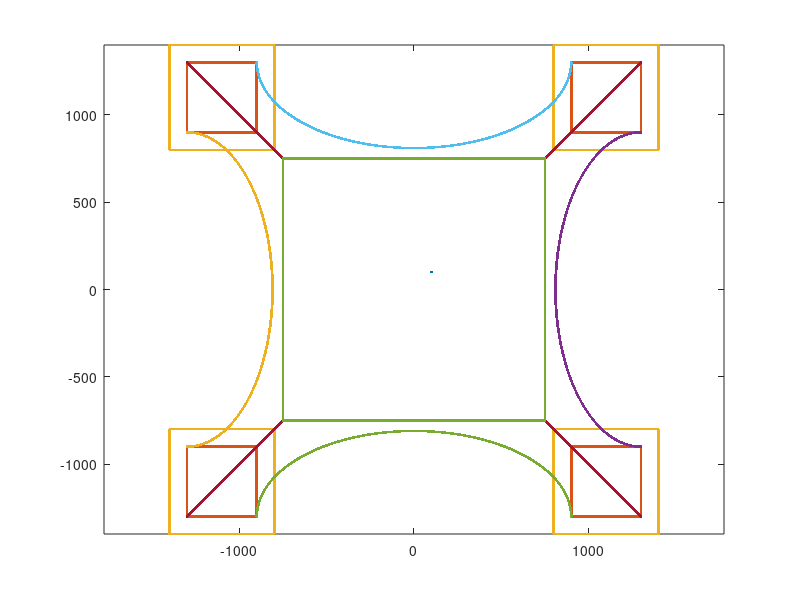

Reproduce this figure in MATLAB.
clear all;clf;clc;
plot(100,100);axis equal;hold on;

x1 = 800;
x2 = 1400;

sqxa = zeros(1,x2-x1+1);
sqxa = sqxa +x1;

sqxb = linspace(x1,x2,x2-x1+1);

sqxc = zeros(1,x2-x1+1);
sqxc = sqxc +x2;

sqxd = linspace(x2,x1,x2-x1+1);

sqx = [sqxa,sqxb,sqxc,sqxd];
sqx2 = [sqx,sqx,-sqx,-sqx];

sqy = [sqxd,sqxa,sqxb,sqxc];
sqy2 = [sqy,-sqy,-sqy,sqy];

sqz = zeros(1,(x2-x1+1)*4);
sqz2 = [sqz,sqz,sqz,sqz];

for z = 0:50
    plot3(sqx2,sqy2,sqz2,'.');
    sqz2 = 1+sqz2;
end


%from pedastel
x1 = 900;
x2 = 1300;

sqxa = zeros(1,x2-x1+1);
sqxa = sqxa +x1;

sqxb = linspace(x1,x2,x2-x1+1);

sqxc = zeros(1,x2-x1+1);
sqxc = sqxc +x2;

sqxd = linspace(x2,x1,x2-x1+1);

sqx = [sqxa,sqxb,sqxc,sqxd];
sqx2 = [sqx,sqx,-sqx,-sqx];

sqy = [sqxd,sqxa,sqxb,sqxc];
sqy2 = [sqy,-sqy,-sqy,sqy];

sqz = zeros(1,(x2-x1+1)*4);
sqz2 = 50+[sqz,sqz,sqz,sqz];

for z = 0:40
    plot3(sqx2,sqy2,sqz2,'.');
    sqz2 = 1+sqz2;
end


%arches DC
x1 = 1300;
x2 = 900;
res = 10000;
theta = linspace(-pi/2,pi/2,res);
archx = (x1-810)*cos(theta);
archy = x2*sin(theta);
archz = x2*(cos(theta));

plot3(archx-x1,archy,archz+90,'.');
plot3(-(archx-x1),archy,archz+90,'.');
plot3(archy,archx-x1,archz+90,'.');
plot3(archy,-(archx-x1),archz+90,'.');



%lines2FirstFloor
x1 = 1300;x2 = 750;res = 1000;h = 1100;
z = linspace(90,h,res);
x = linspace(x1,x2,res);
linx = [x,x,-x,-x];
liny = [x,-x,-x,x];
z = [z,z,z,z];

plot3(linx,liny,z,'.');

%first floor
res = 10;
x = linspace(-x2,x2,res);
y = linspace(-x2,x2,res);
height = linspace(1100,1300,1);


x1 = 750;
x = zeros(1,x1+1)+750;
s = linspace(-x1,x1,x1+1);
sqx = [-x,s,x,-s];
sqy = [-s,x,s,-x];

sqz = zeros(1,(x1+1)*4)+ 1100;

for z = 0:200
    plot3(sqx,sqy,sqz,'.');
    sqz = 1+sqz;
end














